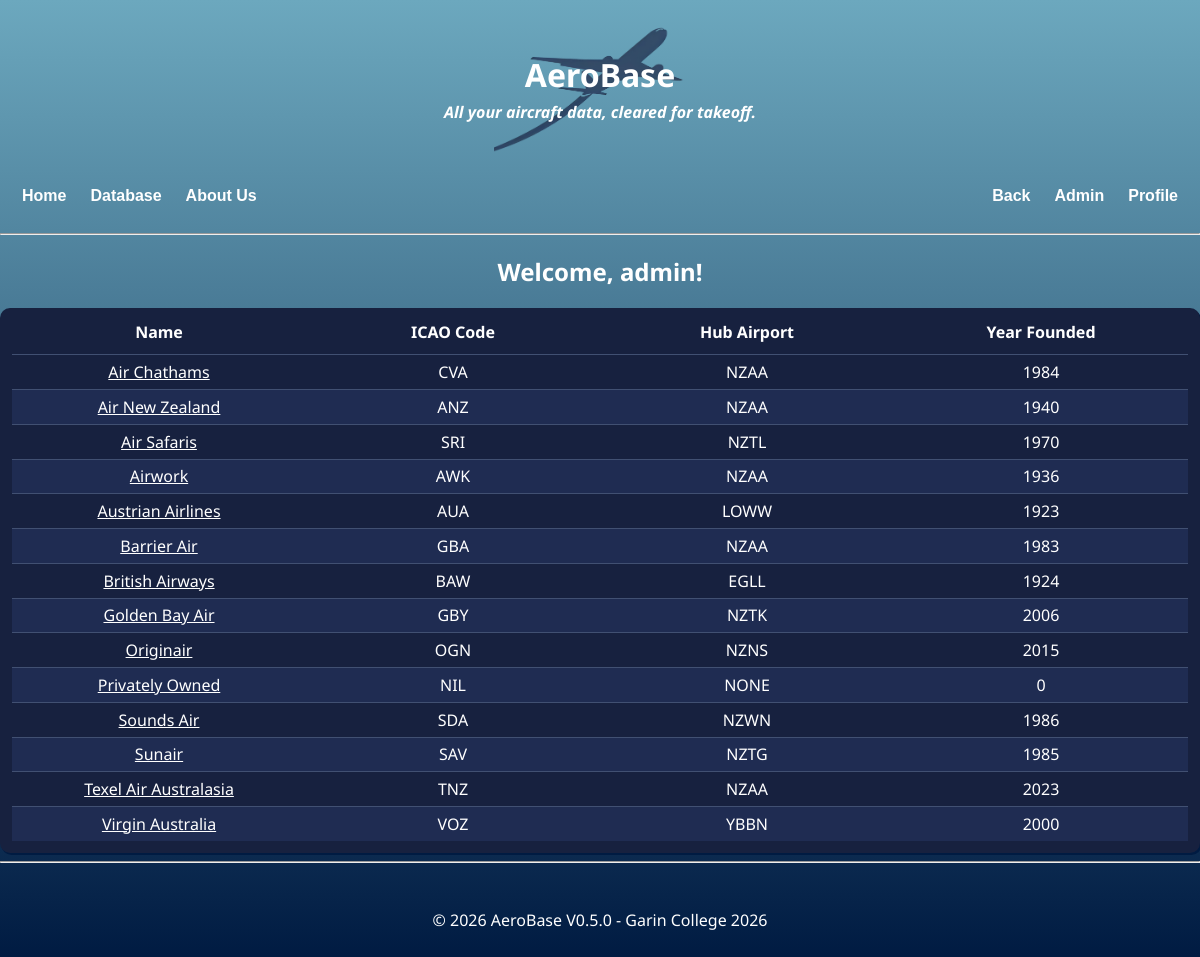
The app's page /database/operators (signed in), older data.
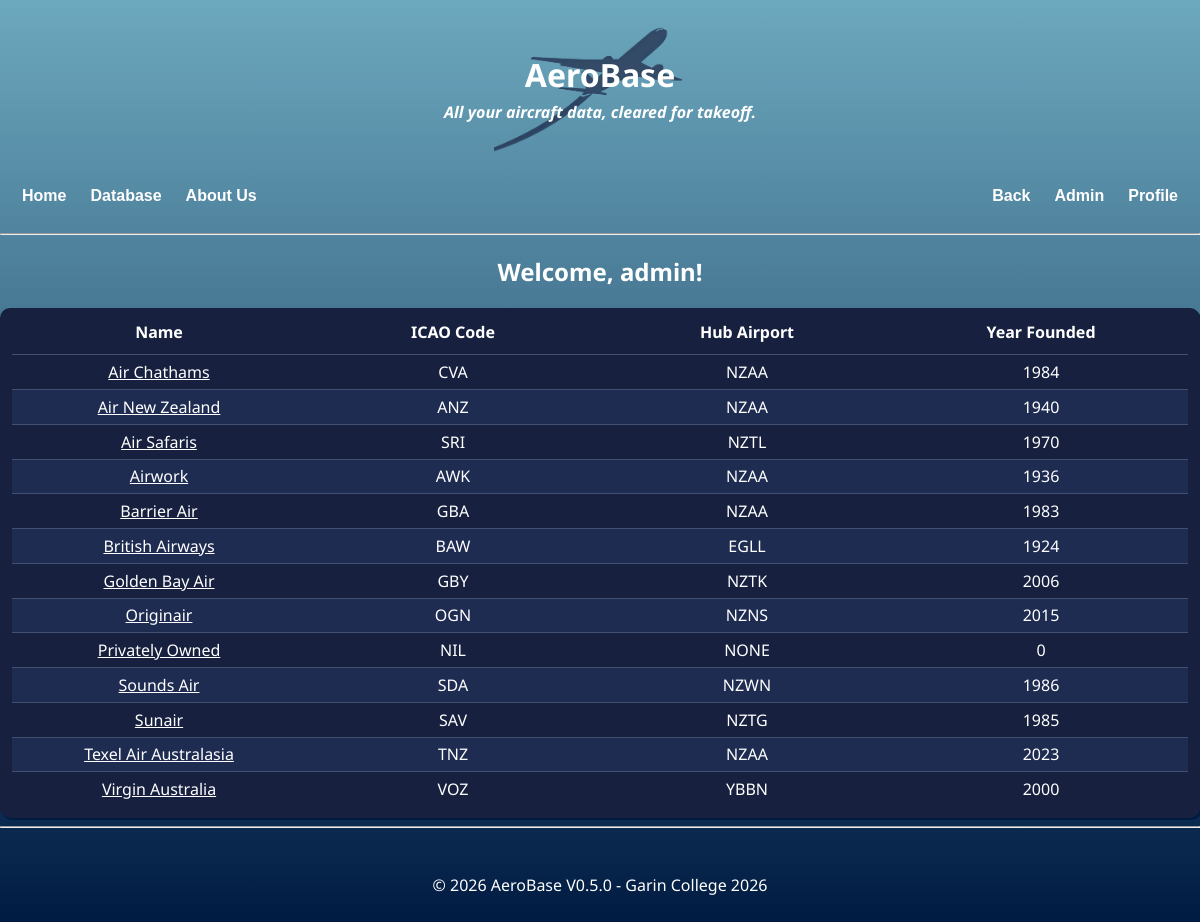
The same page, newer data.
### app.py (models this page shows)
class Operator(db.Model):
    icao = db.Column(db.String(3), primary_key = True)
    hub_icao = db.Column(db.String(4), nullable = False)
    year_founded = db.Column(db.Integer, nullable = False)
    operator_name = db.Column(db.String(50), nullable = False)
    user_id = db.Column(db.Integer, db.ForeignKey("user.id"), nullable = True)
    date_time = db.Column(db.DateTime, server_default=db.func.now(), onupdate=db.func.now(), nullable=False)
    callsign = db.Column(db.String(50), nullable=False)
    aircrafts = db.relationship(
        "Aircraft",
        back_populates = "operator"
    )
    user = db.relationship(
        "User",
        back_populates = "operators"
    )

### app.py (the view)
    @app.route("/database/operators")
    def dboperator():
        operators = Operator.query.order_by(Operator.operator_name).all() # collects all operators to display in the table
        if "user" in session:
            return render_template(
                "operators.html",
                page_title = "Database (Operators)",
                user=session["user"],
                operators=operators
            )
        else:
            return redirect(url_for("login"))

### app.py (called while the page is built)
@app.context_processor
def inject_user():
   if "user" in session: # checks if user is an admin (assuming they're logged in) to use in nav bar
       user=User.query.filter_by(username=session["user"]).first()
       is_admin = user is not None and user.admin is True
   else:
       is_admin = False
   return{
       "logged_in": "user" in session, # sends logged in to 'nav'
       "is_admin":  is_admin, # sends admin to 'nav'
       "version": "V0.5.0" # current version
   }

### templates/operators.html (shortened to what this page needs)
{% extends "layout.html" %}
{% block content %}
<h2 style="color: #ffffff;">Welcome, {{user}}!</h2>
<div class="table-outer">
    <div class="table-container">
        <table>
            <thead>
                <tr>
                    <th>Name</th>
                    <th>ICAO Code</th>
                    <th>Hub Airport</th>
                    <th>Year Founded</th>
                </tr>
            </thead>
            {% for operator in operators %}
            <tr>
                <td><a href="/database/operators/{{operator.icao}}" style="color:#ffffff">{{operator.operator_name}}</a></td>
                <td>{{operator.icao}}</td>
                <td>{{operator.hub_icao}}</td>
                <td>{{operator.year_founded}}</td>
            </tr>
            {% endfor %}
        </table>
    </div>
</div>
{% endblock %}

Row changes from the older to the newer data that the page shows:
removed Operator: operator_name "Austrian Airlines", icao "AUA", hub_icao "LOWW", year_founded "1923"
